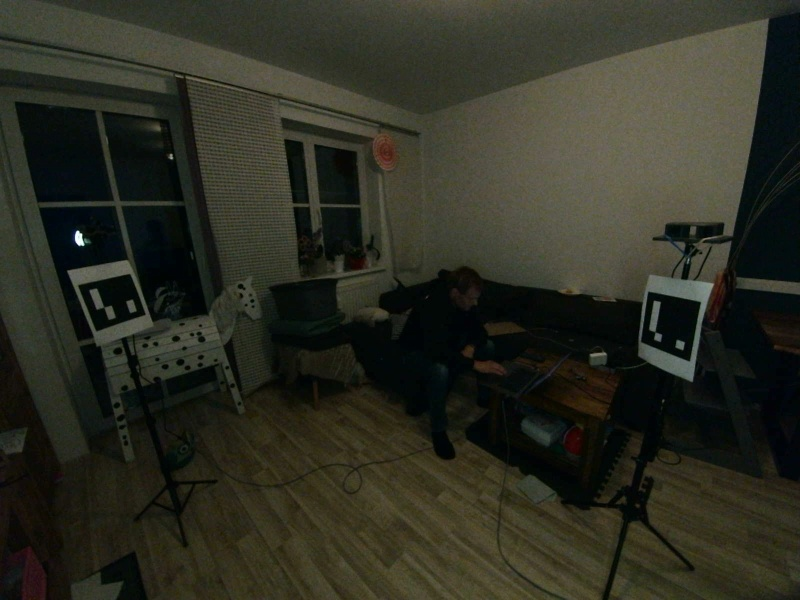
#> input picture elp1_test.jpg, 800 x 600 px, given in place of the camera
$ python live_elp2_camera_and_pointcloud.py   (older library calls are emulated)
#> lines starting #> are read from the running program, lines starting #| are printed output that depends on the picture; after the words box and inside, x2 and y2 are one past the last pixel; in counts of white or black regions, pixels touching at a corner belong together
import cv2
import yaml
import time
import numpy as np
import open3d as o3d
from pathlib import Path

BASE = Path.home() / "anthro3d"
CONFIG = BASE / "config.yaml"
STEREO_CONFIG = BASE / "stereo_config.yaml"

FRAME_W = 2560
FRAME_H = 720
PIXEL_STRIDE = 5
VOXEL_SIZE_M = 0.012
MAX_POINTS = 90000

def load_yaml(path):
    p = Path(path)
    if not p.exists():
        raise RuntimeError(f"Datei fehlt: {p}")
    return yaml.safe_load(p.read_text()) or {}

def get_elp2_index():
    cfg = load_yaml(CONFIG)
    for cam in cfg.get("cameras", {}).get("tracking", []):
        if cam.get("enabled") and cam.get("name") == "ELP2":
            return int(cam.get("device_index"))
    raise RuntimeError("ELP2 nicht in config.yaml gefunden")

def split_sbs(frame):
    h, w = frame.shape[:2]
    m = w // 2
    return frame[:, :m].copy(), frame[:, m:].copy()

def make_maps(size):
    cfg = load_yaml(STEREO_CONFIG)
    K_l = np.array(cfg["camera_matrix_l"], dtype=np.float64)
    d_l = np.array(cfg["dist_l"], dtype=np.float64)
    K_r = np.array(cfg["camera_matrix_r"], dtype=np.float64)
    d_r = np.array(cfg["dist_r"], dtype=np.float64)
    R = np.array(cfg["R"], dtype=np.float64)
    T = np.array(cfg["T"], dtype=np.float64).reshape(3, 1)
    R1, R2, P1, P2, Q, _, _ = cv2.stereoRectify(K_l, d_l, K_r, d_r, size, R, T, flags=cv2.CALIB_ZERO_DISPARITY, alpha=0)
    ml1, ml2 = cv2.initUndistortRectifyMap(K_l, d_l, R1, P1, size, cv2.CV_32FC1)
    mr1, mr2 = cv2.initUndistortRectifyMap(K_r, d_r, R2, P2, size, cv2.CV_32FC1)
    return ml1, ml2, mr1, mr2, Q

def make_stereo():
    return cv2.StereoSGBM_create(
        minDisparity=0,
        numDisparities=128,
        blockSize=5,
        P1=8 * 5 * 5,
        P2=32 * 5 * 5,
        disp12MaxDiff=1,
        uniquenessRatio=8,
        speckleWindowSize=80,
        speckleRange=2,
        preFilterCap=31,
        mode=cv2.STEREO_SGBM_MODE_SGBM_3WAY,
    )

def compute_cloud(left, right, maps, stereo):
    ml1, ml2, mr1, mr2, Q = maps
    rect_l = cv2.remap(left, ml1, ml2, cv2.INTER_LINEAR)
    rect_r = cv2.remap(right, mr1, mr2, cv2.INTER_LINEAR)
    gl = cv2.cvtColor(rect_l, cv2.COLOR_BGR2GRAY)
    gr = cv2.cvtColor(rect_r, cv2.COLOR_BGR2GRAY)
    disp = stereo.compute(gl, gr).astype(np.float32) / 16.0
    pts = cv2.reprojectImageTo3D(disp, Q)
    valid = np.isfinite(pts).all(axis=2) & (disp > 1.0)
    z = pts[:, :, 2]
    valid = valid & (z > 0.35) & (z < 4.0)
    yy, xx = np.indices(valid.shape)
    valid = valid & ((xx % PIXEL_STRIDE) == 0) & ((yy % PIXEL_STRIDE) == 0)
    xyz = pts[valid].astype(np.float64)
    rgb = cv2.cvtColor(rect_l, cv2.COLOR_BGR2RGB)[valid].astype(np.float64) / 255.0
    if len(xyz) > MAX_POINTS:
        idx = np.random.choice(len(xyz), MAX_POINTS, replace=False)
        xyz = xyz[idx]
        rgb = rgb[idx]
    return xyz, rgb

def camera_view(left, right):
    l = cv2.resize(left, (640, 360))
    r = cv2.resize(right, (640, 360))
    cv2.rectangle(l, (0, 0), (640, 42), (0, 0, 0), -1)
    cv2.rectangle(r, (0, 0), (640, 42), (0, 0, 0), -1)
    cv2.putText(l, "ELP2 LEFT", (15, 30), cv2.FONT_HERSHEY_SIMPLEX, 0.9, (0, 255, 0), 2)
    cv2.putText(r, "ELP2 RIGHT", (15, 30), cv2.FONT_HERSHEY_SIMPLEX, 0.9, (0, 255, 0), 2)
    return np.hstack([l, r])

def main():
    idx = get_elp2_index()
    print(f"ELP2 Index {idx}")
    cap = cv2.VideoCapture(idx)
    cap.set(cv2.CAP_PROP_FRAME_WIDTH, FRAME_W)
    cap.set(cv2.CAP_PROP_FRAME_HEIGHT, FRAME_H)
    if not cap.isOpened():
        raise RuntimeError(f"ELP2 Index {idx} konnte nicht geoeffnet werden")

    for _ in range(20):
        cap.read()
        time.sleep(0.03)
#> this loop made 20 passes
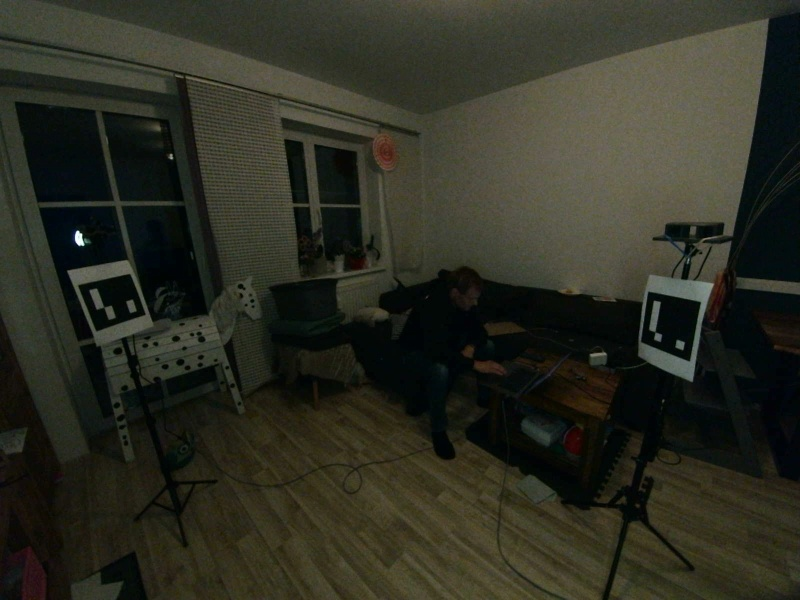
#> input picture elp1_test.jpg, 800 x 600 px, given in place of the camera

    ok, frame = cap.read()
#> frame is the input picture: shape (600, 800, 3); mean B, G, R 34.8, 46.2, 45.3
    if not ok or frame is None:
        cap.release()
        raise RuntimeError("Kein ELP2 Frame")

    left, right = split_sbs(frame)
    maps = make_maps((left.shape[1], left.shape[0]))
    stereo = make_stereo()

    pcd = o3d.geometry.PointCloud()
    vis = o3d.visualization.Visualizer()
    vis.create_window(window_name="ANTHRO3D ELP2 Live-Punktewolke", width=900, height=800, left=1320, top=60)
    vis.add_geometry(pcd)

    cv2.namedWindow("ANTHRO3D ELP2 Live-Kamera - q beendet", cv2.WINDOW_NORMAL)
    cv2.resizeWindow("ANTHRO3D ELP2 Live-Kamera - q beendet", 1280, 360)
    cv2.moveWindow("ANTHRO3D ELP2 Live-Kamera - q beendet", 20, 60)

    first = True

    try:
        while True:
            ok, frame = cap.read()
            if not ok or frame is None:
                continue

            left, right = split_sbs(frame)
            view = camera_view(left, right)
#> in camera_view, `cv2.rectangle(l, (0, 0), (640, 42), (0, 0, 0), -1)`: l: shape (360, 640, 3); mean B, G, R 24.3, 33.7, 32.6
#> in camera_view, `cv2.rectangle(r, (0, 0), (640, 42), (0, 0, 0), -1)`: r: shape (360, 640, 3); mean B, G, R 32.8, 43.1, 42.9
#> in camera_view, `cv2.putText(l, "ELP2 LEFT", (15, 30), cv2.FONT_HERSHEY_SIMPLEX, 0.9, (..`:
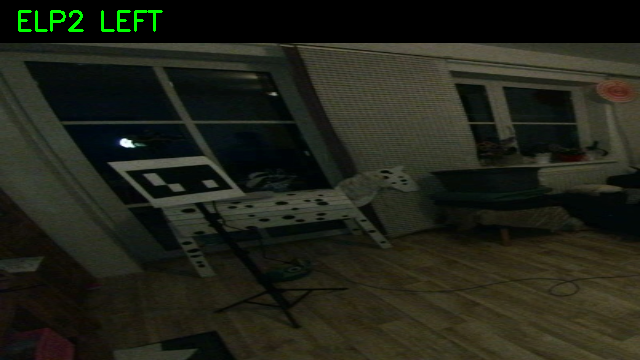
#> l: shape (360, 640, 3); mean B, G, R 24.3, 34.8, 32.6
#> in camera_view, `cv2.putText(r, "ELP2 RIGHT", (15, 30), cv2.FONT_HERSHEY_SIMPLEX, 0.9, ..`:
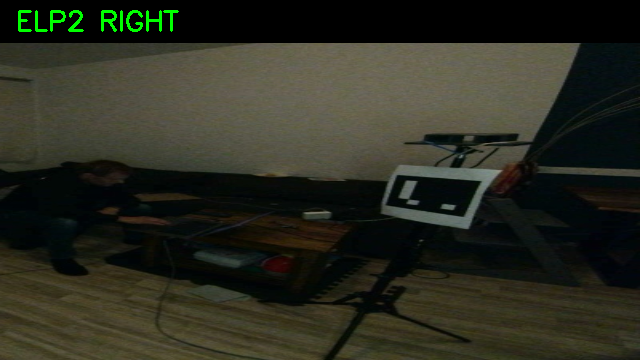
#> r: shape (360, 640, 3); mean B, G, R 32.8, 44.4, 42.9
#> in camera_view, `return np.hstack([l, r])`:
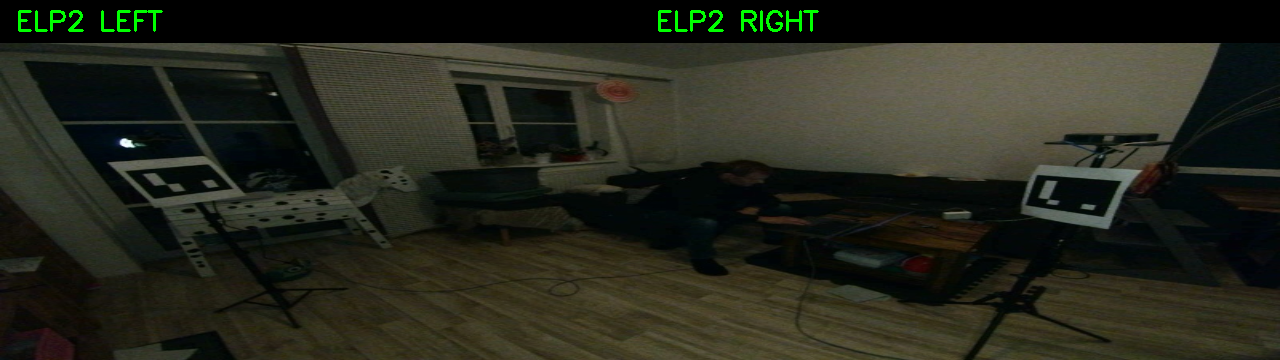
#> returned value: shape (360, 1280, 3); mean of channels 0, 1, 2 28.5, 39.6, 37.7; drawn as B, G, R
            cv2.imshow("ANTHRO3D ELP2 Live-Kamera - q beendet", view)

            xyz, rgb = compute_cloud(left, right, maps, stereo)
#> in compute_cloud, `gl = cv2.cvtColor(rect_l, cv2.COLOR_BGR2GRAY)`:
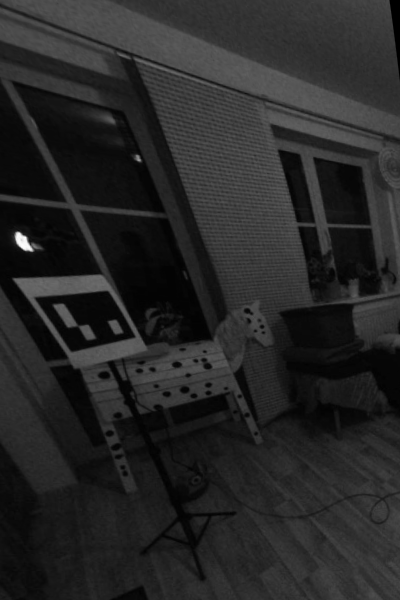
#> gl: shape (600, 400); min 0, max 252, mean 38.8
#> in compute_cloud, `gr = cv2.cvtColor(rect_r, cv2.COLOR_BGR2GRAY)`:
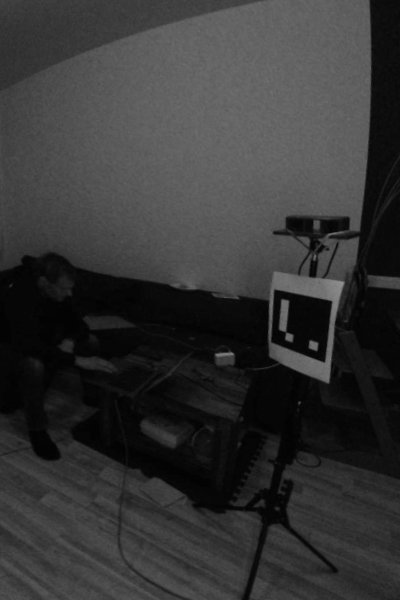
#> gr: shape (600, 400); min 1, max 145, mean 52.7
#> in compute_cloud, `pts = cv2.reprojectImageTo3D(disp, Q)`: pts: shape (600, 400, 3) float32; 0.89% of the values are NaN or infinite; the others: min -73.51, max 62.48, mean 5.33
#> in compute_cloud, `valid = np.isfinite(pts).all(axis=2) & (disp > 1.0)`:
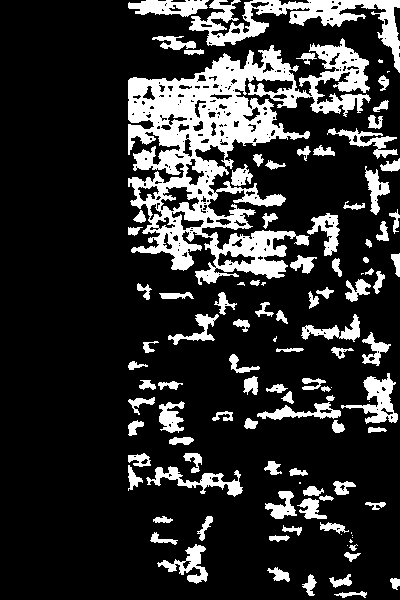
#> valid: shape (600, 400) bool; 18.6% white; 108 white regions (15 under 20 px), largest, box (x1, y1, x2, y2) and area: (128, 38, 371, 285) 22009, (189, 0, 400, 73) 4266, (341, 373, 398, 424) 1114
#> in compute_cloud, `valid = valid & (z > 0.35) & (z < 4.0)`: valid: shape (600, 400) bool; 4.8% white; 73 white regions (5 under 20 px), largest, box (x1, y1, x2, y2) and area: (361, 0, 400, 73) 971, (257, 403, 341, 420) 628, (301, 314, 360, 342) 607
#> in compute_cloud, `valid = valid & ((xx % PIXEL_STRIDE) == 0) & ((yy % PIXEL_STRIDE) == 0)`:
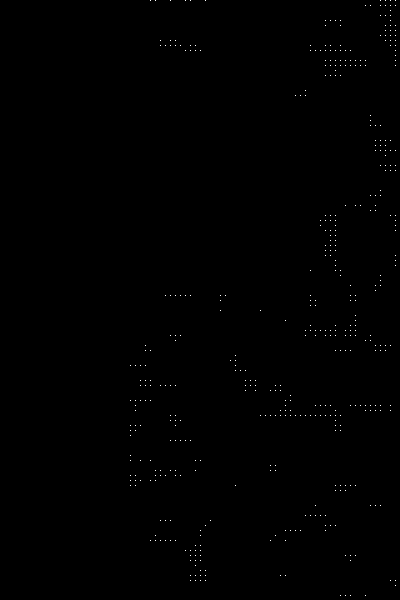
#> valid: shape (600, 400) bool; 0.19% white in thin lines or dots, all inside (x1, y1, x2, y2) = (130, 0, 396, 596)
#> in compute_cloud, `xyz = pts[valid].astype(np.float64)`: xyz = 458 rows, first 8: [-0.525, -0.47, 0.458], [-0.523, -0.472, 0.46], [-0.52, -0.48, 0.467], [-0.495, -0.468, 0.456], [-0.486, -0.463, 0.451], [-0.468, -0.456, 0.444], [-1.27, -1.72, 1.68], [-1.26, -1.73, 1.69]
#> in compute_cloud, `rgb = cv2.cvtColor(rect_l, cv2.COLOR_BGR2RGB)[valid].astype(np.float64..`: rgb = 458 rows, first 8: [0.173, 0.192, 0.137], [0.184, 0.2, 0.145], [0.204, 0.212, 0.165], [0.216, 0.22, 0.188], [0.2, 0.2, 0.173], [0.2, 0.212, 0.137], [0.267, 0.275, 0.227], [0.247, 0.247, 0.212]
            temp = o3d.geometry.PointCloud()
            temp.points = o3d.utility.Vector3dVector(xyz)
            temp.colors = o3d.utility.Vector3dVector(rgb)

#> (the run stopped early here; a loop or call above may not have finished)
